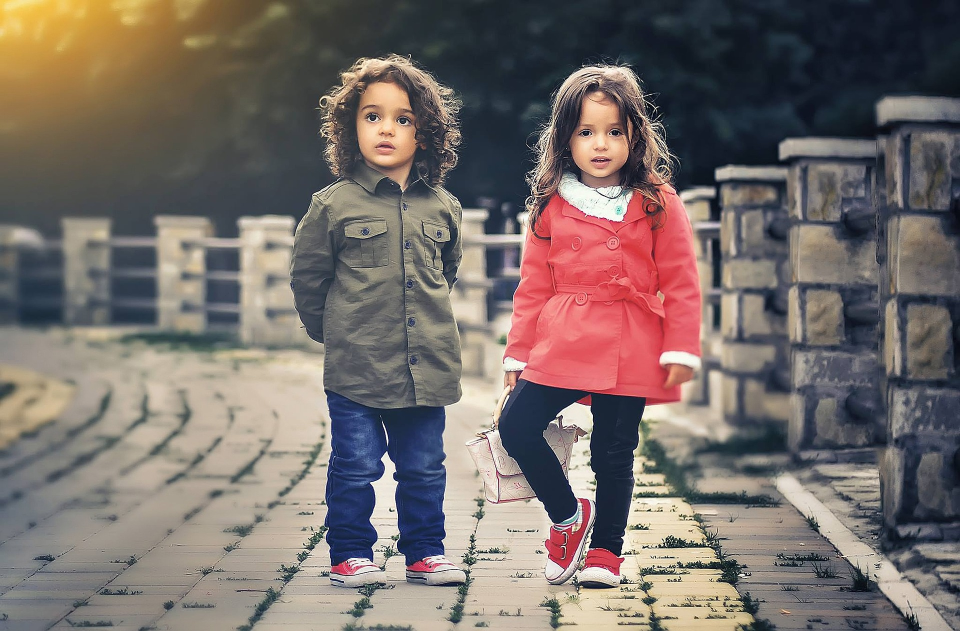
#> input picture image/boy.jpg, 1920 x 1262 px, found by its file name (shown at 1/2 size)
$ python basic20.py
#> lines starting #> are read from the running program, lines starting #| are printed output that depends on the picture; after the words box and inside, x2 and y2 are one past the last pixel; in counts of white or black regions, pixels touching at a corner belong together
# ตรวจจับใบหน้าจากภาพ (Face Detection)
# โดยใช้ Haar Cascade Classifier ที่เตรียมไว้ให้
# โดยใช้ภาพที่มีใบหน้ามากกว่า 1 ใบ
# และใช้ภาพที่มีใบหน้าที่มีขนาดต่างกัน
# และใช้ภาพที่มีใบหน้าที่มีตำแหน่งต่างกัน
# และใช้ภาพที่มีใบหน้าที่มีหมุนต่างกัน
# และใช้ภาพที่มีใบหน้าที่มีแสงต่างกัน
# และใช้ภาพที่มีใบหน้าที่มีเงาต่างกัน
# และใช้ภาพที่มีใบหน้าที่มีเส้นตาต่างกัน
# และใช้ภาพที่มีใบหน้าที่มีเส้นปากต่างกัน
# และใช้ภาพที่มีใบหน้าที่มีเส้นคิ้วต่างกัน
# และใช้ภาพที่มีใบหน้าที่มีเส้นคางต่างกัน

import cv2

# อ่านภาพ
img = cv2.imread('C:\Python\Python OpenCV\image/boy.jpg')
#> img is the input picture: shape (1262, 1920, 3); mean B, G, R 105.4, 109.2, 119.6
img = cv2.resize(img, (500,500))
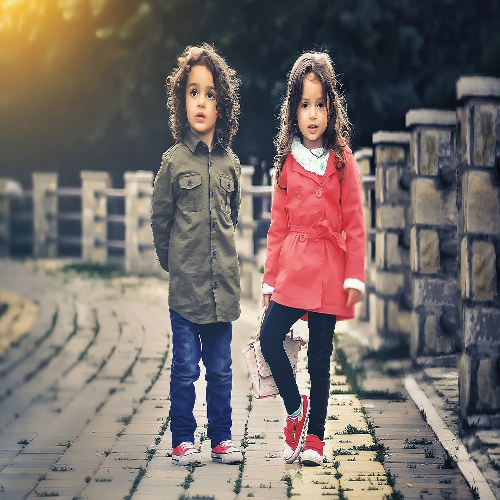
#> img: shape (500, 500, 3); mean B, G, R 105.3, 109.1, 119.5

# อ่านไฟล์ Haar Cascade Classifier
face_cascade = cv2.CascadeClassifier('C:\Python\Python OpenCV\image\haarcascade_frontalface_default.xml') # ใบหน้า (Frontal Face)

gray_img=cv2.cvtColor(img, cv2.COLOR_BGR2GRAY)
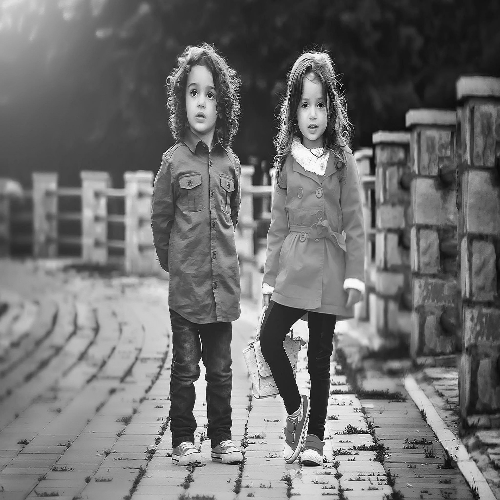
#> gray_img: shape (500, 500); min 1, max 254, mean 111.8

# จำแนกใบหน้า
faces = face_cascade.detectMultiScale(gray_img, scaleFactor=1.30, minNeighbors=3)
#> faces = [[289, 90, 49, 49], [176, 74, 53, 53]]
 # scaleFactor=1.20 คือ ขนาดของรูปภาพที่จะตรวจจับ 1.20 เท่าของรูปภาพเดิม
 # minNeighbors=3 คือ จำนวนของเส้นที่ตรงกันที่จะตรวจจับใบหน้า 3 เส้นขึ้นไป การกำหนดค่า Threshholding ตรวจสอบ Gray Scale ของภาพ
 # ค่าเริ่มต้น 1.1 และ 3 คือค่าที่ดีที่สุด แต่ถ้าใบหน้ามีขนาดเล็ก ให้เปลี่ยนเป็น 1.05 และ 5 แทน และถ้าใบหน้ามีขนาดใหญ่ ให้เปลี่ยนเป็น 1.15 และ 1 แทน

# แสดงตำแหน่งใบหน้าที่ตรวจจับได้
for x,y,w,h in faces: # วนลูปตามจำนวนใบหน้าที่ตรวจจับได้  (x,y) คือตำแหน่งซ้ายบน และ (w,h) คือความกว้างและความสูง
    img = cv2.rectangle(img,(x,y),(x+w,y+h),(0,255,0),3) # วาดสี่เหลี่ยม สีเขียว หนา 5 pixel
#> this loop made 2 passes
#> pass 1, `img = cv2.rectangle(img,(x,y),(x+w,y+h),(0,255,0),3)`:
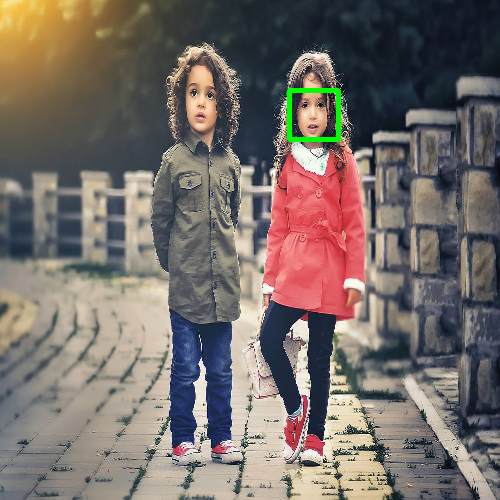
#> img: shape (500, 500, 3); 0.39% of pixels changed, all inside (x1, y1, x2, y2) = (287, 88, 341, 142)
#> pass 2, `img = cv2.rectangle(img,(x,y),(x+w,y+h),(0,255,0),3)`:
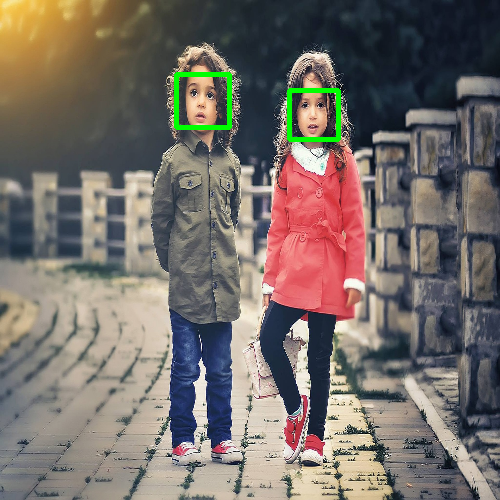
#> img: shape (500, 500, 3); 0.42% of pixels changed, all inside (x1, y1, x2, y2) = (174, 72, 232, 130)

# แสดงภาพ
cv2.imshow('Original', img)
cv2.waitKey(0)
cv2.destroyAllWindows()

$ run again, with image/cat.jpg copied over image/boy.jpg
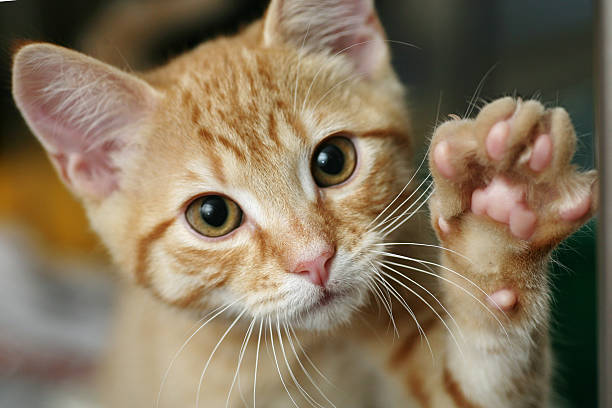
#> input picture image/cat.jpg, 612 x 408 px, found by its file name
#> img is the input picture: shape (408, 612, 3); mean B, G, R 92.2, 116.8, 133.4
#> `img = cv2.resize(img, (500,500))`:
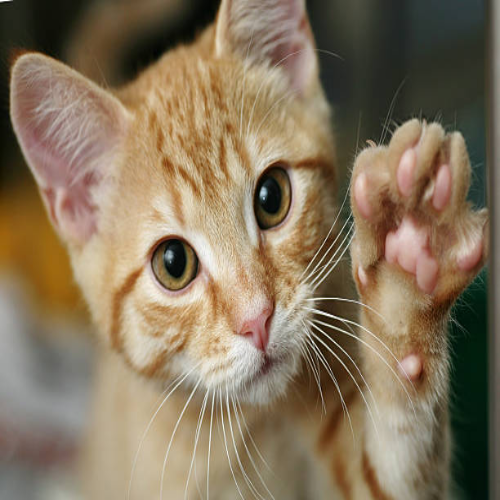
#> img: shape (500, 500, 3); mean B, G, R 92.1, 116.6, 133.3
#> `gray_img=cv2.cvtColor(img, cv2.COLOR_BGR2GRAY)`:
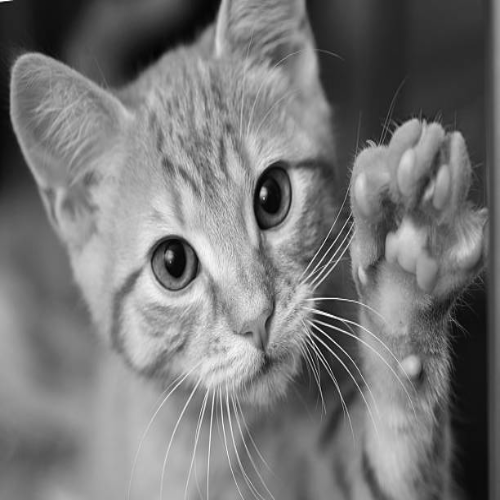
#> gray_img: shape (500, 500); min 2, max 255, mean 118.8
#> faces = ()
